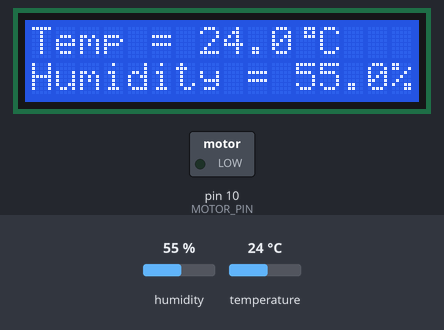
Recording of a sketch running on a simulated Arduino Uno, built with avr-gcc and run on an emulated ATmega328P. On the bench: 16×2 character LCD, switched loads named in the sketch (green lamp = pin HIGH). Inputs (shaded band) come from the test bench; at power-on: humidity 55 %, temperature 24 °C.

Above: at 1.3 s.
1.4 s: humidity set to 22 %
At 2.9 s:
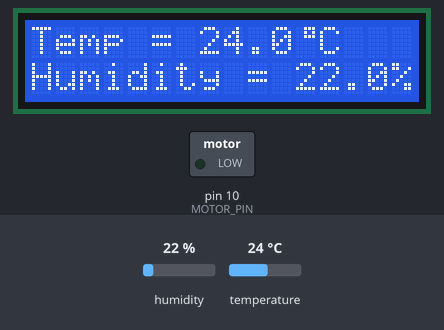
4.1 s: humidity set to 18 %
At 5.1 s:
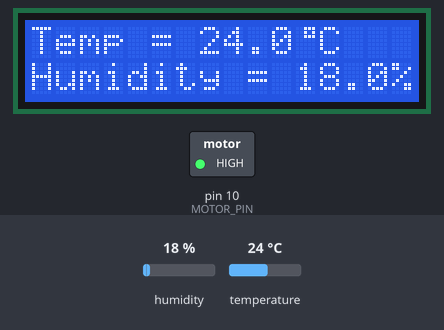
6.8 s: temperature set to 12 °C
At 9.4 s:
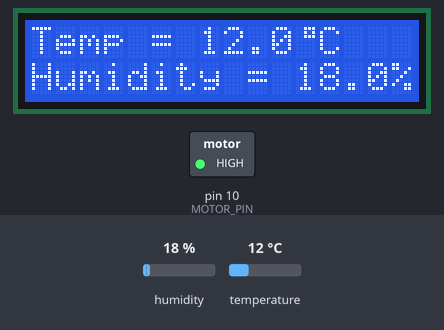
9.7 s: temperature set to 19 °C
At 11.6 s:
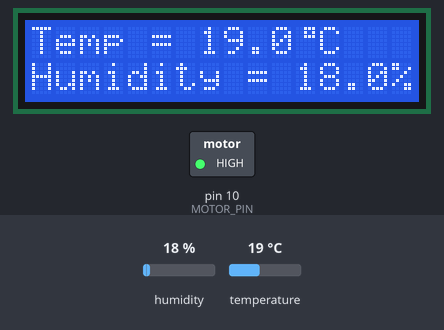
Timing chart, 0 to 13.1 s (numbered marks = the images above; inputs shaded):
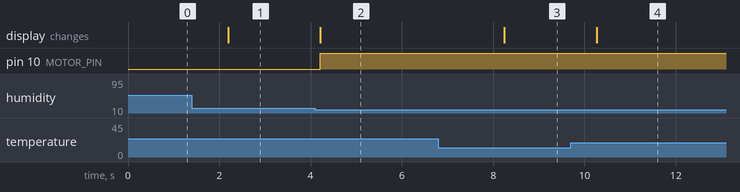

The sketch:

Code_for_Sensor.ino
```cpp
#include <Adafruit_Sensor.h>
#include <DHT_U.h>
#include <DHT.h>
#include <Wire.h>
#include <LiquidCrystal_I2C.h>

#define DHT_PIN                9         // DHT22 sensor data pin
#define DHTTYPE                DHT22     // DHT sensor type

#define MOTOR_PIN              10        // Enable pin for motor driver (PWM pin)
#define LED_WARNING_PIN        8         // Lightup LED

const float TEMPERATURE_THRESHOLD = 35.0;      // Temperature threshold in degrees Celsius
const float HUMIDITY_THRESHOLD = 20.0;         // Humidity threshold in percentage

LiquidCrystal_I2C lcd(0x27, 16, 2);            // Adjust the I2C address if necessary

DHT Sensor(DHT_PIN, DHTTYPE);

byte degree_symbol[8] =
{
  0b00111,
  0b00101,
  0b00111,
  0b00000,
  0b00000,
  0b00000,
  0b00000,
  0b00000
};

void setup() {
  pinMode(MOTOR_PIN, OUTPUT);      // Set the fan pin as an output

  Sensor.begin();

  lcd.init();                       // initialize the lcd
  lcd.backlight();
  lcd.begin(16, 2);
  lcd.setCursor(0, 0);
  lcd.print("Temp = ");
  lcd.setCursor(0,1);
  lcd.print("Humidity = ");
  lcd.createChar(1, degree_symbol);
  lcd.setCursor(11,0);
  lcd.write(1);
  lcd.print("C");
  lcd.setCursor(15,1);
  lcd.print("%");
}

void loop() {
  // Read temperature and humidity values from the sensor
  float temperature = Sensor.readTemperature();
  float humidity = Sensor.readHumidity();

  // Check temperature and humidity conditions
  if (isnan(temperature) || isnan(humidity)) {
    lcd.setCursor(7, 0);
    lcd.print("Error    "); // Clear the previous value
    lcd.setCursor(11, 1);
    lcd.print("Error    "); // Clear the previous value
    digitalWrite(MOTOR_PIN, LOW); // Turn off the fan
  }
  else {
    lcd.setCursor(7, 0);
    lcd.print(temperature, 1);
    lcd.write(1);
    lcd.print("C");
    lcd.setCursor(11, 1);
    lcd.print(humidity, 1);
    lcd.print("%");
  }

  if (temperature > TEMPERATURE_THRESHOLD || humidity < HUMIDITY_THRESHOLD) {
      digitalWrite(MOTOR_PIN, HIGH);         // Turn on the fan
      digitalWrite(LED_WARNING_PIN, HIGH);   // Turn on the LED
  }
  else {
      digitalWrite(MOTOR_PIN, LOW);          // Turn off the fan
      digitalWrite(LED_WARNING_PIN, LOW);    // Turn off the LED
  }

  // Delay between readings
  delay(2000); // Adjust the delay duration as needed
}
```

Measured:
- the behaviour switches between 20 and 19 % on humidity (found by bisection; images 1 and 2)
- after the input at 1.4 s, the display: changes after 0.79 s (image 1)
- after the input at 4.1 s, pin 10 (MOTOR_PIN): LOW → HIGH after 0.11 s; the display: changes after 0.11 s (image 2)
- after the input at 6.8 s, the display: changes after 1.4 s (image 3)
- after the input at 9.7 s, the display: changes after 0.56 s (image 4)
